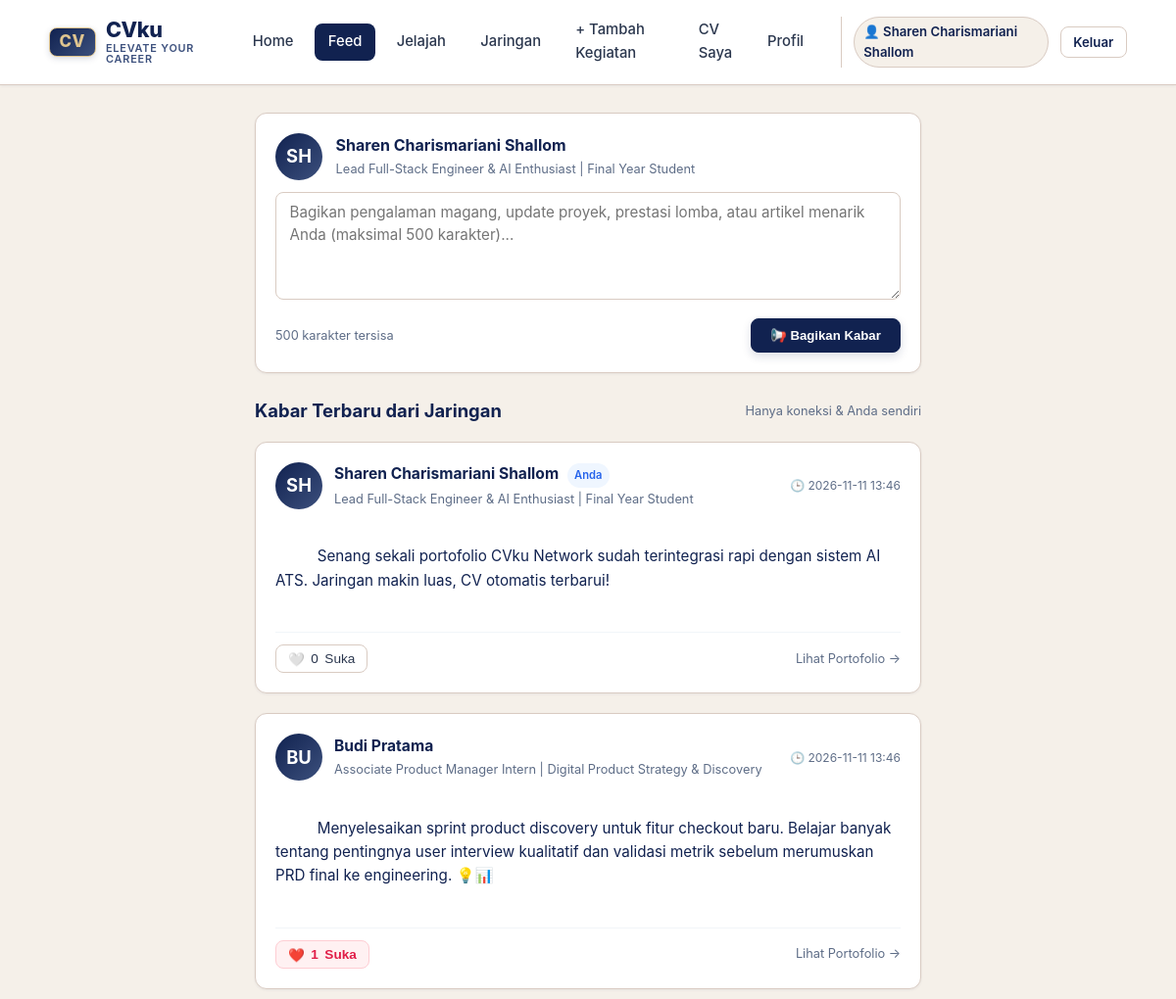
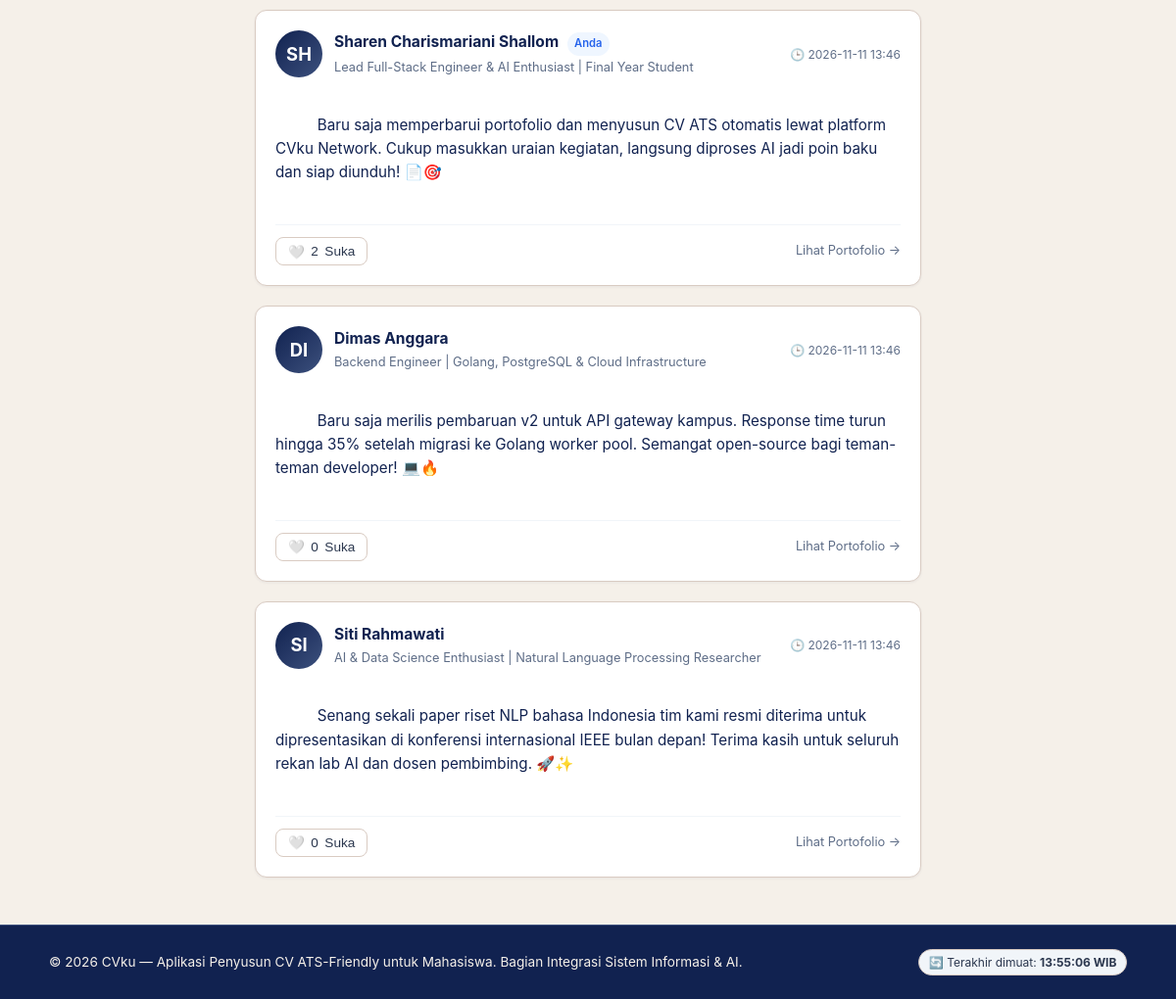
The page /feed (signed in) on the database its author committed (2 pictures, top to bottom).
### tables this page shows
CREATE TABLE "pengguna" (
                id INTEGER PRIMARY KEY AUTOINCREMENT,
                username TEXT UNIQUE NOT NULL,
                password_hash TEXT NOT NULL,
                peran TEXT NOT NULL DEFAULT 'pengguna',
                nama TEXT,
                email TEXT,
                telepon TEXT,
                kota TEXT,
                linkedin TEXT,
                ringkasan TEXT,
                headline TEXT,
                skill TEXT
            );

CREATE TABLE posting (
            id INTEGER PRIMARY KEY AUTOINCREMENT,
            id_pengguna INTEGER NOT NULL REFERENCES pengguna(id),
            isi TEXT NOT NULL,
            dibuat_pada TEXT DEFAULT CURRENT_TIMESTAMP
        );

### app.py (the view)
@app.route("/feed")
@login_required
def feed_page():
    user_id = session["user_id"]
    daftar_posting = jaringan.feed(user_id)
    profil = db.baca_pengguna(user_id) or {}
    return render_template("feed.html", postingan=daftar_posting, profil=profil)

### app.py (called while the page is built)
@app.after_request
def add_no_cache_headers(response):
    response.headers["Cache-Control"] = "no-cache, no-store, must-revalidate, max-age=0"
    response.headers["Pragma"] = "no-cache"
    response.headers["Expires"] = "0"
    return response

@app.context_processor
def inject_waktu_server():
    return {
        "waktu_refresh": datetime.datetime.now().strftime("%H:%M:%S")
    }

def login_required(f):
    @wraps(f)
    def decorated_function(*args, **kwargs):
        if not session.get("user_id"):
            flash("Silakan masuk terlebih dahulu untuk mengakses halaman ini.", "warning")
            return redirect(url_for("login", next=request.path))
        return f(*args, **kwargs)
    return decorated_function

### db.py (called while the page is built)
def koneksi():
    con = sqlite3.connect(DB_PATH)
    con.row_factory = sqlite3.Row
    con.execute("PRAGMA foreign_keys = ON")
    return con

def _satu(sql, args=()):
    con = koneksi()
    try:
        r = con.execute(sql, args).fetchone()
        return dict(r) if r else None
    finally:
        con.close()

def baca_pengguna(id_pengguna):
    u = _satu("SELECT * FROM pengguna WHERE id=?", (id_pengguna,))
    if u:
        u.pop("password_hash")
    return u

### templates/feed.html (shortened to what this page needs)
{% extends "base.html" %}
{% block content %}
<div class="feed-container">
  <div class="card" style="margin-bottom: 1.5rem; padding: 1.25rem;">
    <div style="display: flex; gap: 0.85rem; align-items: flex-start; margin-bottom: 0.75rem;">
      <div class="avatar-circle">
        {{ (session.get('nama') or session.get('username'))[:2]|upper }}
      </div>
      <div style="flex: 1;">
        <h3 style="font-size: 1rem; font-weight: 700; margin: 0; color: var(--dark);">
          {{ session.get('nama') or session.get('username') }}
        </h3>
        <p style="font-size: 0.8rem; color: var(--muted); margin: 0.1rem 0 0 0;">
          {{ profil.headline or 'Bagikan kabar pencapaian ke jaringan Anda' }}
        </p>
      </div>
    </div>
    <form method="POST" action="{{ url_for('buat_posting_action') }}" id="formPosting">
      <div class="form-group" style="margin-bottom: 0.75rem;">
        <textarea
          name="isi"
          id="isiPosting"
          class="form-control"
          rows="3"
          maxlength="500"
          required
          placeholder="Bagikan pengalaman magang, update proyek, prestasi lomba, atau artikel menarik Anda (maksimal 500 karakter)..."
          style="font-size: 0.95rem; resize: vertical; line-height: 1.5;"
          oninput="updateKarakter(this)"
        ></textarea>
      </div>
      <div style="display: flex; justify-content: space-between; align-items: center;">
        <span id="charCounter" style="font-size: 0.8rem; color: var(--muted);">
          500 karakter tersisa
        </span>
        <button type="submit" class="btn btn-primary btn-sm" id="btnSubmitPosting" style="padding: 0.45rem 1.2rem;">
          📢 Bagikan Kabar
        </button>
      </div>
    </form>
  </div>
  <div style="display: flex; justify-content: space-between; align-items: center; margin-bottom: 1rem;">
    <h2 style="font-size: 1.15rem; font-weight: 700; color: var(--dark); margin: 0;">
      Kabar Terbaru dari Jaringan
    </h2>
    <span style="font-size: 0.8rem; color: var(--muted);">
      Hanya koneksi &amp; Anda sendiri
    </span>
  </div>
  {% if postingan %}
    {% for p in postingan %}
      <div class="post-card" id="post-{{ p.id }}">
        <div class="post-header">
          <div class="avatar-circle">
            {{ (p.nama or p.username)[:2]|upper }}
          </div>
          <div style="flex: 1; min-width: 0;">
            <h3 style="font-size: 0.975rem; font-weight: 700; margin: 0;">
              <a href="{{ url_for('profil_publik_page', id=p.id_pengguna) }}" style="color: var(--dark);">
                {{ p.nama or p.username }}
              </a>
              {% if p.id_pengguna == session.get('user_id') %}
                <span class="badge" style="background: #eff6ff; color: #2563eb; font-size: 0.7rem; padding: 0.15rem 0.4rem; margin-left: 0.3rem;">Anda</span>
              {% endif %}
            </h3>
            <p style="font-size: 0.8rem; color: var(--muted); margin: 0.1rem 0 0 0; white-space: nowrap; overflow: hidden; text-overflow: ellipsis;">
              {{ p.headline or 'Mahasiswa' }}
            </p>
          </div>
          <span style="font-size: 0.75rem; color: var(--muted); flex-shrink: 0;" title="{{ p.dibuat_pada }}">
            🕒 {{ p.dibuat_pada[:16] }}
          </span>
        </div>
        <div class="post-body">
          {{ p.isi }}
        </div>
        <div class="post-footer">
          <form method="POST" action="{{ url_for('suka_posting_action', id=p.id) }}" style="margin: 0;" onsubmit="handleLikeAsync(event, {{ p.id }})">
            <button type="submit" class="btn-like {% if p.disukai_saya %}liked{% endif %}" id="btn-like-{{ p.id }}">
              <span class="like-icon">{% if p.disukai_saya %}❤️{% else %}🤍{% endif %}</span>
              <span class="like-count" id="like-count-{{ p.id }}">{{ p.jumlah_suka }}</span> Suka
            </button>
          </form>
          <a href="{{ url_for('profil_publik_page', id=p.id_pengguna) }}" style="font-size: 0.8rem; color: var(--muted);">
            Lihat Portofolio &rarr;
          </a>
        </div>
      </div>
    {% endfor %}
  {% endif %}
</div>
{% endblock %}

### templates/base.html (shortened to what this page needs)
<!DOCTYPE html>
<html lang="id">
<head>
  <link rel="stylesheet" href="{{ url_for('static', filename='css/style.css') }}">
</head>
<body>
  <nav class="navbar">
    <div class="nav-container">
      <a href="{{ url_for('beranda') }}" class="brand" title="CVku — Elevate Your Career">
        <span class="brand-badge">CV</span>
        <div class="brand-text">
          <span class="brand-title">CVku</span>
          <span class="brand-subtitle">elevate your career</span>
        </div>
      </a>
      <ul class="nav-menu">
        <li class="nav-item {% if request.endpoint == 'beranda' and not request.query_string %}active{% endif %}">
          <a href="{{ url_for('beranda') }}">Home</a>
        </li>
        {% if session.get('user_id') %}
          <li class="nav-item {% if request.endpoint == 'feed_page' %}active{% endif %}">
            <a href="{{ url_for('feed_page') }}">Feed</a>
          </li>
          <li class="nav-item {% if request.endpoint == 'jelajah_page' %}active{% endif %}">
            <a href="{{ url_for('jelajah_page') }}">Jelajah</a>
          </li>
          <li class="nav-item {% if request.endpoint == 'jaringan_page' %}active{% endif %}">
            <a href="{{ url_for('jaringan_page') }}">Jaringan</a>
          </li>
          <li class="nav-item {% if request.endpoint == 'tambah_pencapaian_page' %}active{% endif %}">
            <a href="{{ url_for('tambah_pencapaian_page') }}">+ Tambah Kegiatan</a>
          </li>
          <li class="nav-item {% if request.endpoint == 'cv_preview_page' %}active{% endif %}">
            <a href="{{ url_for('cv_preview_page') }}">CV Saya</a>
          </li>
          <li class="nav-item {% if request.endpoint == 'profil' %}active{% endif %}">
            <a href="{{ url_for('profil') }}">Profil</a>
          </li>
        {% endif %}
      </ul>
      {% if session.get('user_id') %}
        <div class="nav-user">
          <a href="{{ url_for('profil_publik_page', id=session.get('user_id')) }}" class="user-badge" style="text-decoration: none;" title="Buka Profil Publik Saya">
            👤 {{ session.get('nama') or session.get('username') }}
          </a>
          <a href="{{ url_for('logout') }}" class="btn btn-outline btn-sm">Keluar</a>
        </div>
      {% endif %}
    </div>
  </nav>
  <main class="main-content">
    {% block content %}{% endblock %}
  </main>
  <footer class="footer">
    <div style="display: flex; justify-content: space-between; align-items: center; max-width: 1100px; margin: 0 auto; flex-wrap: wrap; gap: 0.5rem;">
      <p style="margin: 0;">&copy; 2026 CVku — Aplikasi Penyusun CV ATS-Friendly untuk Mahasiswa. Bagian Integrasi Sistem Informasi & AI.</p>
      <span style="font-size: 0.75rem; color: var(--slate); background: #f1f5f9; padding: 0.2rem 0.6rem; border-radius: 9999px; border: 1px solid var(--border);">
        🔄 Terakhir dimuat: <strong>{{ waktu_refresh }} WIB</strong>
      </span>
    </div>
  </footer>
</body>
</html>

### rows shown on the page
pengguna: get "Sharen Charismariani Shallom", headline "Lead Full-Stack Engineer & AI Enthusiast | Final Year Student", nama "SH"
posting: nama "Sharen Charismariani Shallom", shows "Anda", headline "Lead Full-Stack Engineer & AI Enthusiast | Final Year Student", dibuat_pada "2026-11-11 13:46", isi "Senang sekali portofolio CVku Network sudah terintegrasi rapi dengan sistem AI ATS. Jaringan makin luas, CV otomatis terbarui!", jumlah_suka "0"
posting: nama "Budi Pratama", headline "Associate Product Manager Intern | Digital Product Strategy & Discovery", dibuat_pada "2026-11-11 13:46", isi "Menyelesaikan sprint product discovery untuk fitur checkout baru. Belajar banyak tentang pentingnya user interview kualitatif dan validasi metrik sebelum merumuskan PRD final ke engineering. 💡📊", jumlah_suka "1"
pengguna: nama "BU"
posting: nama "Sharen Charismariani Shallom", shows "Anda", headline "Lead Full-Stack Engineer & AI Enthusiast | Final Year Student", dibuat_pada "2026-11-11 13:46", isi "Baru saja memperbarui portofolio dan menyusun CV ATS otomatis lewat platform CVku Network. Cukup masukkan uraian kegiatan, langsung diproses AI jadi poin baku dan siap diunduh! 📄🎯", jumlah_suka "2"
posting: nama "Dimas Anggara", headline "Backend Engineer | Golang, PostgreSQL & Cloud Infrastructure", dibuat_pada "2026-11-11 13:46", isi "Baru saja merilis pembaruan v2 untuk API gateway kampus. Response time turun hingga 35% setelah migrasi ke Golang worker pool. Semangat open-source bagi teman-teman developer! 💻🔥", jumlah_suka "0"
pengguna: nama "DI"
posting: nama "Siti Rahmawati", headline "AI & Data Science Enthusiast | Natural Language Processing Researcher", dibuat_pada "2026-11-11 13:46", isi "Senang sekali paper riset NLP bahasa Indonesia tim kami resmi diterima untuk dipresentasikan di konferensi internasional IEEE bulan depan! Terima kasih untuk seluruh rekan lab AI dan dosen pembimbing. 🚀✨", jumlah_suka "0"
pengguna: nama "SI"

### other values the page prints
{{ (session.get('nama') or session.get('username'))[:2]|upper }} "SH"
